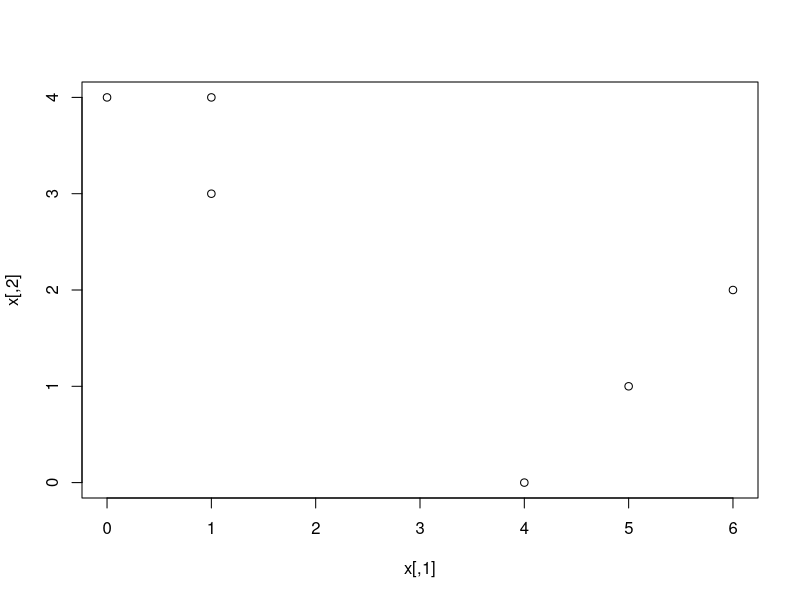
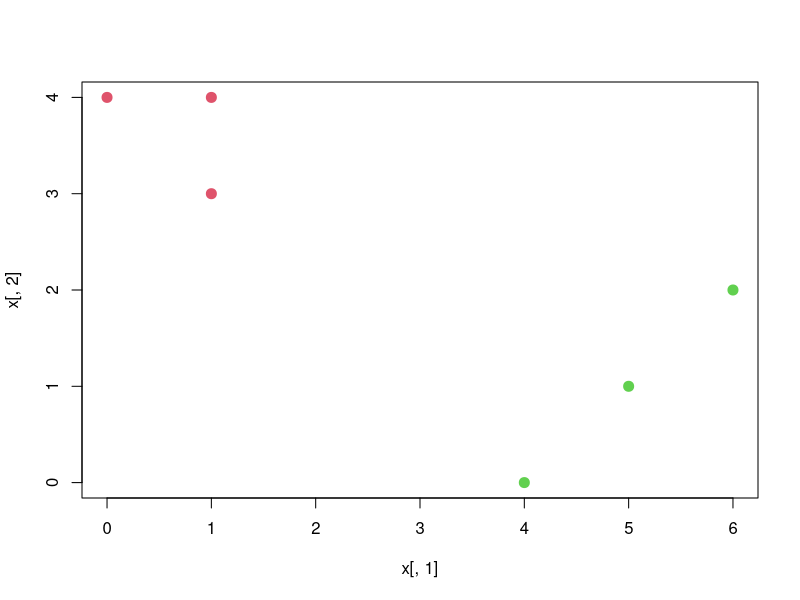

Write the R code that produced these figures, in order.
set.seed(1)
x = cbind(c(1, 1, 0, 5, 6, 4), c(4, 3, 4, 1, 2, 0))
x

# a.
plot(x)

# b.
labels = sample(2, nrow(x), replace=T)
labels

# c.
centroid1 = c(mean(x[labels==1, 1]), mean(x[labels==1, 2]))
centroid2 = c(mean(x[labels==2, 1]), mean(x[labels==2, 2]))
centroid1
centroid2

# d.
euclid=function(v,z){
  return (sqrt(sum( (v-z)^2 )))
}


assign_labels = function(x, centroid1, centroid2) {
  labels = rep(NA, nrow(x))
  for (i in 1:nrow(x)) {
    if (euclid(x[i,], centroid1) < euclid(x[i,], centroid2)) {
      labels[i] = 1
    } else {
      labels[i] = 2
    }
  }
  return(labels)
}
labels = assign_labels(x, centroid1, centroid2)
labels

# e.
last_labels = rep(-1, 6)
while (!all(last_labels == labels)) {
  last_labels = labels
  centroid1 = c(mean(x[labels==1, 1]), mean(x[labels==1, 2]))
  centroid2 = c(mean(x[labels==2, 1]), mean(x[labels==2, 2]))
  print(centroid1)
  print(centroid2)
  labels = assign_labels(x, centroid1, centroid2)
}

# f.
plot(x[,1], x[,2], col=(labels+1), pch=20, cex=2)


km.out  <-  kmeans (x , 2, nstart = 20)    #nstart = 20 or 50 is reconmended
km.out$cluster
